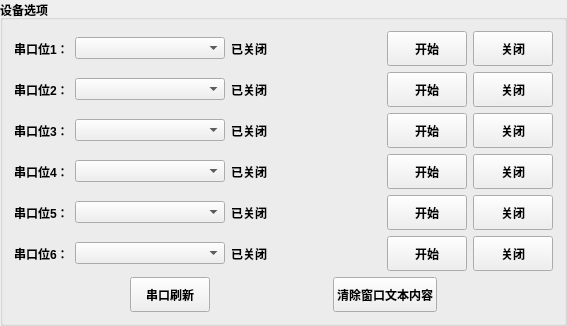
    <widget class="QGroupBox" name="groupBox">
     <property name="font">
      <font>
       <weight>75</weight>
       <bold>true</bold>
      </font>
     </property>
     <property name="title">
      <string>设备选项</string>
     </property>
     <layout class="QGridLayout" name="gridLayout_4">
      <item row="0" column="0">
       <layout class="QHBoxLayout" name="horizontalLayout">
        <item>
         <widget class="QLabel" name="label_7">
          <property name="maximumSize">
           <size>
            <width>70</width>
            <height>16777215</height>
           </size>
          </property>
          <property name="text">
           <string>串口位1：</string>
          </property>
         </widget>
        </item>
        <item>
         <widget class="QComboBox" name="comboBox">
          <property name="minimumSize">
           <size>
            <width>150</width>
            <height>0</height>
           </size>
          </property>
          <property name="maximumSize">
           <size>
            <width>150</width>
            <height>16777215</height>
           </size>
          </property>
         </widget>
        </item>
        <item>
         <widget class="QLabel" name="label_18">
          <property name="minimumSize">
           <size>
            <width>150</width>
            <height>0</height>
           </size>
          </property>
          <property name="maximumSize">
           <size>
            <width>150</width>
            <height>16777215</height>
           </size>
          </property>
          <property name="text">
           <string>已关闭</string>
          </property>
         </widget>
        </item>
        <item>
         <widget class="QPushButton" name="pushButton">
          <property name="minimumSize">
           <size>
            <width>80</width>
            <height>35</height>
           </size>
          </property>
          <property name="maximumSize">
           <size>
            <width>80</width>
            <height>16777215</height>
           </size>
          </property>
          <property name="text">
           <string>开始</string>
          </property>
         </widget>
        </item>
        <item>
         <widget class="QPushButton" name="pushButton_2">
          <property name="minimumSize">
           <size>
            <width>80</width>
            <height>35</height>
           </size>
          </property>
          <property name="maximumSize">
           <size>
            <width>80</width>
            <height>16777215</height>
           </size>
          </property>
          <property name="text">
           <string>关闭</string>
          </property>
         </widget>
        </item>
       </layout>
      </item>
      <item row="1" column="0">
       <layout class="QHBoxLayout" name="horizontalLayout_3">
        <item>
         <widget class="QLabel" name="label_12">
          <property name="maximumSize">
           <size>
            <width>70</width>
            <height>16777215</height>
           </size>
          </property>
          <property name="text">
           <string>串口位2：</string>
          </property>
         </widget>
        </item>
        <item>
         <widget class="QComboBox" name="comboBox_2">
          <property name="minimumSize">
           <size>
            <width>150</width>
            <height>0</height>
           </size>
          </property>
          <property name="maximumSize">
           <size>
            <width>150</width>
            <height>16777215</height>
           </size>
          </property>
         </widget>
        </item>
        <item>
         <widget class="QLabel" name="label_19">
          <property name="minimumSize">
           <size>
            <width>150</width>
            <height>0</height>
           </size>
          </property>
          <property name="maximumSize">
           <size>
            <width>150</width>
            <height>16777215</height>
           </size>
          </property>
          <property name="text">
           <string>已关闭</string>
          </property>
         </widget>
        </item>
        <item>
         <widget class="QPushButton" name="pushButton_7">
          <property name="minimumSize">
           <size>
            <width>80</width>
            <height>35</height>
           </size>
          </property>
          <property name="maximumSize">
           <size>
            <width>80</width>
            <height>16777215</height>
           </size>
          </property>
          <property name="text">
           <string>开始</string>
          </property>
         </widget>
        </item>
        <item>
         <widget class="QPushButton" name="pushButton_8">
          <property name="minimumSize">
           <size>
            <width>80</width>
            <height>35</height>
           </size>
          </property>
          <property name="maximumSize">
           <size>
            <width>80</width>
            <height>16777215</height>
           </size>
          </property>
          <property name="text">
           <string>关闭</string>
          </property>
         </widget>
        </item>
       </layout>
      </item>
      <item row="2" column="0">
       <layout class="QHBoxLayout" name="horizontalLayout_4">
        <item>
         <widget class="QLabel" name="label_16">
          <property name="maximumSize">
           <size>
            <width>70</width>
            <height>16777215</height>
           </size>
          </property>
          <property name="text">
           <string>串口位3：</string>
          </property>
         </widget>
        </item>
        <item>
         <widget class="QComboBox" name="comboBox_3">
          <property name="minimumSize">
           <size>
            <width>150</width>
            <height>0</height>
           </size>
          </property>
          <property name="maximumSize">
           <size>
            <width>150</width>
            <height>16777215</height>
           </size>
          </property>
         </widget>
        </item>
        <item>
         <widget class="QLabel" name="label_20">
          <property name="minimumSize">
           <size>
            <width>150</width>
            <height>0</height>
           </size>
          </property>
          <property name="maximumSize">
           <size>
            <width>150</width>
            <height>16777215</height>
           </size>
          </property>
          <property name="text">
           <string>已关闭</string>
          </property>
         </widget>
        </item>
        <item>
         <widget class="QPushButton" name="pushButton_9">
          <property name="minimumSize">
           <size>
            <width>80</width>
            <height>35</height>
           </size>
          </property>
          <property name="maximumSize">
           <size>
            <width>80</width>
            <height>16777215</height>
           </size>
          </property>
          <property name="text">
           <string>开始</string>
          </property>
         </widget>
        </item>
        <item>
         <widget class="QPushButton" name="pushButton_10">
          <property name="minimumSize">
           <size>
            <width>80</width>
            <height>35</height>
           </size>
          </property>
          <property name="maximumSize">
           <size>
            <width>80</width>
            <height>16777215</height>
           </size>
          </property>
          <property name="text">
           <string>关闭</string>
          </property>
         </widget>
        </item>
       </layout>
      </item>
      <item row="3" column="0">
       <layout class="QHBoxLayout" name="horizontalLayout_9">
        <item>
         <widget class="QLabel" name="label_17">
          <property name="maximumSize">
           <size>
            <width>70</width>
            <height>16777215</height>
           </size>
          </property>
          <property name="text">
           <string>串口位4：</string>
          </property>
         </widget>
        </item>
        <item>
         <widget class="QComboBox" name="comboBox_4">
          <property name="minimumSize">
           <size>
            <width>150</width>
            <height>0</height>
           </size>
          </property>
          <property name="maximumSize">
           <size>
            <width>150</width>
            <height>16777215</height>
           </size>
          </property>
         </widget>
        </item>
        <item>
         <widget class="QLabel" name="label_21">
          <property name="minimumSize">
           <size>
            <width>150</width>
            <height>0</height>
           </size>
          </property>
          <property name="maximumSize">
           <size>
            <width>150</width>
            <height>16777215</height>
           </size>
          </property>
          <property name="text">
           <string>已关闭</string>
          </property>
         </widget>
        </item>
        <item>
         <widget class="QPushButton" name="pushButton_11">
          <property name="minimumSize">
           <size>
            <width>0</width>
            <height>35</height>
           </size>
          </property>
          <property name="maximumSize">
           <size>
            <width>80</width>
            <height>80</height>
           </size>
          </property>
          <property name="text">
           <string>开始</string>
          </property>
         </widget>
        </item>
        <item>
         <widget class="QPushButton" name="pushButton_12">
          <property name="minimumSize">
           <size>
            <width>80</width>
            <height>35</height>
           </size>
          </property>
          <property name="maximumSize">
           <size>
            <width>80</width>
            <height>16777215</height>
           </size>
          </property>
          <property name="text">
           <string>关闭</string>
          </property>
         </widget>
        </item>
       </layout>
      </item>
      <item row="4" column="0">
       <layout class="QHBoxLayout" name="horizontalLayout_13">
        <item>
         <widget class="QLabel" name="label_39">
          <property name="maximumSize">
           <size>
            <width>70</width>
            <height>16777215</height>
           </size>
          </property>
          <property name="text">
           <string>串口位5：</string>
          </property>
         </widget>
        </item>
        <item>
         <widget class="QComboBox" name="comboBox_5">
          <property name="minimumSize">
           <size>
            <width>150</width>
            <height>0</height>
           </size>
          </property>
          <property name="maximumSize">
           <size>
            <width>150</width>
            <height>16777215</height>
           </size>
          </property>
         </widget>
        </item>
        <item>
         <widget class="QLabel" name="label_40">
          <property name="minimumSize">
           <size>
            <width>150</width>
            <height>0</height>
           </size>
          </property>
          <property name="maximumSize">
           <size>
            <width>150</width>
            <height>16777215</height>
           </size>
          </property>
          <property name="text">
           <string>已关闭</string>
          </property>
         </widget>
        </item>
        <item>
         <widget class="QPushButton" name="pushButton_13">
          <property name="minimumSize">
           <size>
            <width>0</width>
            <height>35</height>
           </size>
          </property>
          <property name="maximumSize">
           <size>
            <width>80</width>
            <height>80</height>
           </size>
          </property>
          <property name="text">
           <string>开始</string>
          </property>
         </widget>
        </item>
        <item>
         <widget class="QPushButton" name="pushButton_14">
          <property name="minimumSize">
           <size>
            <width>80</width>
            <height>35</height>
           </size>
          </property>
          <property name="maximumSize">
           <size>
            <width>80</width>
            <height>16777215</height>
           </size>
          </property>
          <property name="text">
           <string>关闭</string>
          </property>
         </widget>
        </item>
       </layout>
      </item>
      <item row="5" column="0">
       <layout class="QHBoxLayout" name="horizontalLayout_14">
        <item>
         <widget class="QLabel" name="label_41">
          <property name="maximumSize">
           <size>
            <width>70</width>
            <height>16777215</height>
           </size>
          </property>
          <property name="text">
           <string>串口位6：</string>
          </property>
         </widget>
        </item>
        <item>
         <widget class="QComboBox" name="comboBox_6">
          <property name="minimumSize">
           <size>
            <width>150</width>
            <height>0</height>
           </size>
          </property>
          <property name="maximumSize">
           <size>
            <width>150</width>
            <height>16777215</height>
           </size>
          </property>
         </widget>
        </item>
        <item>
         <widget class="QLabel" name="label_42">
          <property name="minimumSize">
           <size>
            <width>150</width>
            <height>0</height>
           </size>
          </property>
          <property name="maximumSize">
           <size>
            <width>150</width>
            <height>16777215</height>
           </size>
          </property>
          <property name="text">
           <string>已关闭</string>
          </property>
         </widget>
        </item>
        <item>
         <widget class="QPushButton" name="pushButton_15">
          <property name="minimumSize">
           <size>
            <width>0</width>
            <height>35</height>
           </size>
          </property>
          <property name="maximumSize">
           <size>
            <width>80</width>
            <height>80</height>
           </size>
          </property>
          <property name="text">
           <string>开始</string>
          </property>
         </widget>
        </item>
        <item>
         <widget class="QPushButton" name="pushButton_16">
          <property name="minimumSize">
           <size>
            <width>80</width>
            <height>35</height>
           </size>
          </property>
          <property name="maximumSize">
           <size>
            <width>80</width>
            <height>16777215</height>
           </size>
          </property>
          <property name="text">
           <string>关闭</string>
          </property>
         </widget>
        </item>
       </layout>
      </item>
      <item row="6" column="0">
       <layout class="QHBoxLayout" name="horizontalLayout_12">
        <item>
         <spacer name="horizontalSpacer">
          <property name="orientation">
           <enum>Qt::Horizontal</enum>
          </property>
          <property name="sizeHint" stdset="0">
           <size>
            <width>40</width>
            <height>20</height>
           </size>
          </property>
         </spacer>
        </item>
        <item>
         <widget class="QPushButton" name="pushButton_3">
          <property name="minimumSize">
           <size>
            <width>0</width>
            <height>35</height>
           </size>
          </property>
          <property name="maximumSize">
           <size>
            <width>100</width>
            <height>16777215</height>
           </size>
          </property>
          <property name="text">
           <string>串口刷新</string>
          </property>
         </widget>
        </item>
        <item>
         <spacer name="horizontalSpacer_2">
          <property name="orientation">
           <enum>Qt::Horizontal</enum>
          </property>
          <property name="sizeHint" stdset="0">
           <size>
            <width>40</width>
            <height>20</height>
           </size>
          </property>
         </spacer>
        </item>
        <item>
         <widget class="QPushButton" name="pushButton_5">
          <property name="minimumSize">
           <size>
            <width>0</width>
            <height>35</height>
           </size>
          </property>
          <property name="maximumSize">
           <size>
            <width>150</width>
            <height>16777215</height>
           </size>
          </property>
          <property name="text">
           <string>清除窗口文本内容</string>
          </property>
         </widget>
        </item>
        <item>
         <spacer name="horizontalSpacer_3">
          <property name="orientation">
           <enum>Qt::Horizontal</enum>
          </property>
          <property name="sizeHint" stdset="0">
           <size>
            <width>40</width>
            <height>20</height>
           </size>
          </property>
         </spacer>
        </item>
       </layout>
      </item>
     </layout>
    </widget>
